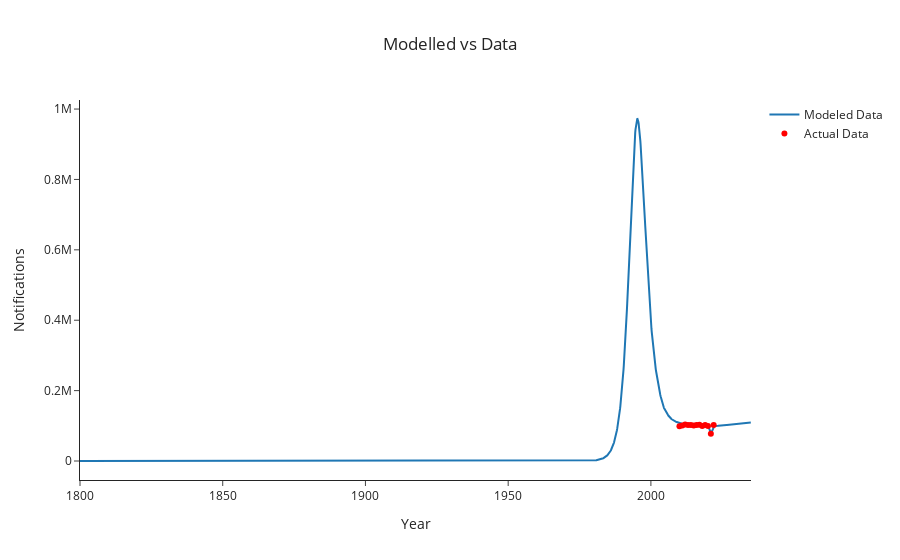

Notebook code cell kept with this figure:
### Code cell
plot_model_vs_actual(
    derived_df_0, targets['notification'], "notification", "Notifications", "Modelled vs Data"
)

### Figure 1 — Plotly figure (JSON) as saved in the notebook; plotly's stock layout.template omitted (floating-point values rounded to 4 significant figures; data arrays with more than 128 entries replaced by an {"elided": "..."} marker saying what was removed)
{"data": [{"mode": "lines", "name": "Modeled Data", "type": "scatter", "x": {"elided": "2351 float values"}, "y": {"elided": "2351 float values"}}, {"marker": {"color": "red"}, "mode": "markers", "name": "Actual Data", "type": "scatter", "x": [2010, 2011, 2012, 2013, 2014, 2015, 2016, 2017, 2018, 2019, 2020, 2021, 2022], "y": [99022, 100518, 103906, 102196, 102087, 100780, 102097, 102725, 99658, 102503, 99582, 77657, 102479]}], "layout": {"title": {"text": "Modelled vs Data", "x": 0.5}, "xaxis": {"title": {"text": "Year"}}, "yaxis": {"title": {"text": "Notifications"}}}}
